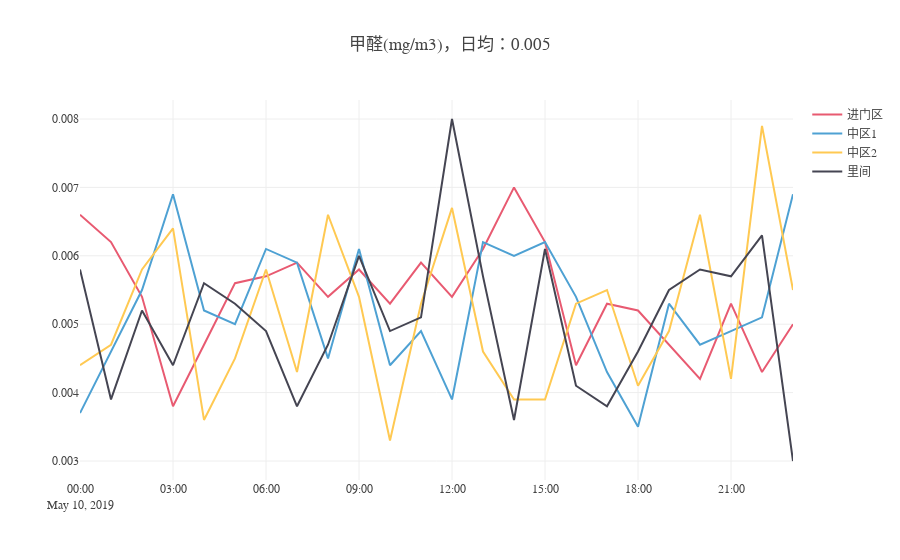

Source (notebook cell):
### Code cell
df = IEQ[['formaldehyde']].groupby(IEQ['zoneID']).resample('H').mean()
day_mean = IEQ['formaldehyde'].mean()
trace1 = go.Scatter(
    x = df.loc['进门区',:].index,
    y = df.loc['进门区','formaldehyde'],
    mode = 'lines',
    name = '进门区',
    marker=dict(color='#e85a71')
)
trace2 = go.Scatter(
    x = df.loc['中区1',:].index,
    y = df.loc['中区1','formaldehyde'],
    mode = 'lines',
    name = '中区1',
    marker=dict(color='#4ea1d3')
)
trace3 = go.Scatter(
    x = df.loc['中区2',:].index,
    y = df.loc['中区2','formaldehyde'],
    mode = 'lines',
    name = '中区2',
    marker=dict(color='#ffc952')
)
trace4 = go.Scatter(
   x = df.loc['里间',:].index,
    y = df.loc['里间','formaldehyde'],
    mode = 'lines',
    name = '里间',
    marker=dict(color='#454552')
)
data = [trace1, trace2, trace3, trace4]
layout = go.Layout(
    title='甲醛(mg/m3)，日均：'+str(round(day_mean,3)),
    font=dict(family='微软雅黑')
)

fig1 = go.Figure(data=data, layout=layout)
plotly.offline.iplot(fig1)
pio.write_image(fig1, '甲醛.jpeg', scale=5, width=800, height = 400)
